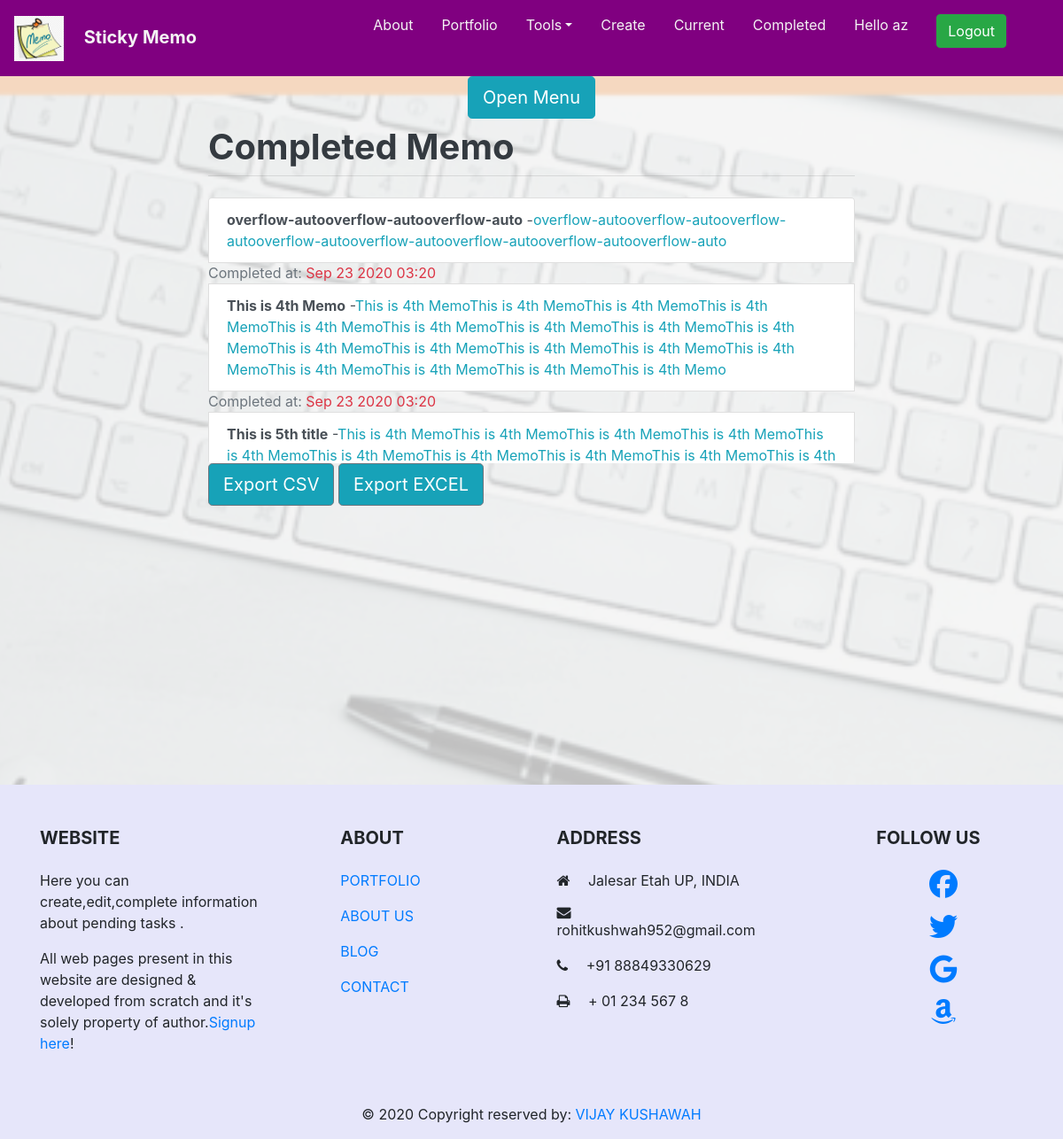
The page /completed/ (signed in) on the database its author committed.
### todo/models.py (models this page shows, shortened)
class Todo(models.Model):
    title=models.CharField(max_length=100)
    memo=models.TextField(blank=True)
    created = models.DateTimeField(auto_now_add=True)
    datecompleted = models.DateTimeField(null=True)
    important = models.BooleanField(default=False)
    user = models.ForeignKey(User,on_delete=models.CASCADE)

### todo/views.py (the view)
# urls.py: path('completed/',views.completedtodos,name='completedtodos'),
@login_required
def completedtodos(request):
    todos = Todo.objects.filter(user=request.user,datecompleted__isnull=False).order_by('-datecompleted')
    return render(request,'todo/completedtodos.html',{'todos':todos})

### todo/templates/todo/completedtodos.html
{% extends 'todo/base.html' %}
{% block content %}
<div class="overlay">
  <div class="container">
        <div class="row justify-content-center">
          <div class="col-8">
              <div class="toggle"> {% include 'todo/modelpopuptodo.html' %} </div>
            <h1 class="mt-2 text-dark font-weight-bold">Completed Memo</h1>
                      <hr class="mt-0 mb-4">
<ol class="list-group">
  {%  for todo in todos %}
  <li class="list-group-item list-group-item-action">{% if todo.important %}<span class="text-danger">{% endif %}<span class="bg-gradient-success font-weight-bold">{{todo.title}}</span>
    {% if todo.important %}</span>{% endif %}
  {% if todo.memo %}
  -<span class="text-info">{{todo.memo}}</span>
  {% endif %}
  </li>
<span class="text-secondary">Completed at:
  <span class="text-danger">{{ todo.datecompleted|date:'M j Y H:i' }}</span>
</span>
  {% endfor %}
  </ol>
  <button class="btn btn-outline-secondary btn-lg bg-info "><a target="_blank" style="text-decoration:none;color:#ffffff;" href="{% url 'exportcompledatatodo' %}">Export CSV</a></button>
  <button class="btn btn-outline-secondary btn-lg bg-info "><a target="_blank" style="text-decoration:none;color:#ffffff;" href="{% url 'exportexcelcompledatatodo' %}">Export EXCEL</a></button>
  </div></div></div></div>
{% endblock %}

### todo/templates/todo/base.html (shortened to what this page needs)
<link rel="stylesheet" href="https://stackpath.bootstrapcdn.com/bootstrap/4.5.2/css/bootstrap.min.css">
  <link rel="stylesheet" href="http://fortawesome.github.io/Font-Awesome/assets/font-awesome/css/font-awesome.css">
<link rel="stylesheet" href="https://cdnjs.cloudflare.com/ajax/libs/font-awesome/4.7.0/css/font-awesome.min.css">
 <link rel="stylesheet" href="https://stackpath.bootstrapcdn.com/bootstrap/4.1.3/css/bootstrap.min.css">
{% load static %}
 <link rel="stylesheet" type="text/css" href="{% static 'todo/css/main.css' %}">
 <nav class="navbar navbar-expand-lg  ">
 <a class="navbar-brand " href="{% url 'home' %}"><img src="{% static 'todo/logo.png' %}" height="51px">&nbsp &nbsp  <b clss="nav-link">Sticky Memo</b></a>
<div class="collapse navbar-collapse " id="navbarSupportedContent">     <ul class="nav navbar-nav mr-4">
 <li class="nav-item">
     <a class="nav-link" data-value="about" href="{% url 'abouttodo' %}">About</a>        </li>
<li class="nav-item">
    <a class="nav-link " data-value="portfolio"href="{% url 'portfoliotodo' %}">Portfolio</a>
 </li>
 <li class="nav-item dropdown">
     <a class="nav-link dropdown-toggle" data-toggle="dropdown" data-value="portfolio" href="#">Tools</a>
  </li>
 {% if user.is_authenticated %}
 <li class="nav-item">
    <a class="nav-link " data-value="blog" href="{% url 'createtodo' %}">Create</a>         </li>
<li class="nav-item">
   <a class="nav-link " data-value="team" href="{% url 'currenttodos' %}">Current</a>       </li>
<li class="nav-item">
 <a class="nav-link " data-value="contact" href="{% url 'completedtodos' %}">Completed</a>       </li>
  <li class="nav-item "><a class="nav-link " data-value="blog" href="{% url 'myprofiletodo' %}">Hello {{user.username}}</a></li>
 <li class="nav-item">
  <a class="nav-link " data-value="contact" href="{% url 'completedtodos' %}"><form  action="{% url 'logoutuser' %}" method="POST">
    <button type="submit" class="btn btn-success">Logout</button>
  </form></a>       </li>
</ul>
 {% endif %}
</div></nav>
<div class="content overflow-auto" id="content" style="background-image: url('{% static 'todo/backgroundimage.png' %}');background-attachment: fixed;
 background-size: cover;
 background-position: center;">
{% block content %}{% endblock %}
</div>
{% include 'todo/footer.html' %}

### todo/static/todo/css/main.css (style rules this page uses)
.navbar { background:#800080;position:relative; }
.content { min-height:100%;position:relative; }
.nav-link , .navbar-brand { color: #f4f4f4; cursor: pointer; }
.nav-link { margin-right: 1em !important; }
.navbar-collapse { justify-content: flex-end; }
.overlay { position: absolute; min-height: 100%; min-width: 100%; left: 0; top: 0; background: rgba(244, 244, 244, 0.79); }
.list-group { max-height: 300px; margin-bottom: 10px; overflow:scroll; -webkit-overflow-scrolling: touch; }

### rows shown on the page
Todo: title "overflow-autooverflow-autooverflow-auto", memo "overflow-autooverflow-autooverflow-autooverflow-autooverflow-autooverflow-autooverflow-autooverflow-auto", datecompleted "Sep 23 2020 03:20"
Todo: title "This is 4th Memo", memo "This is 4th MemoThis is 4th MemoThis is 4th MemoThis is 4th MemoThis is 4th MemoThis is 4th MemoThis is 4th MemoThis is 4th MemoThis is 4th MemoThis is 4th MemoThis is 4th MemoThis is 4th MemoThis is 4th MemoThis is 4th MemoThis is 4th MemoThis is 4th MemoThis is 4th MemoThis is 4th Memo", datecompleted "Sep 23 2020 03:20"
Todo: title "This is 5th title", memo "This is 4th MemoThis is 4th MemoThis is 4th MemoThis is 4th MemoThis is 4th MemoThis is 4th MemoThis is 4th MemoThis is 4th MemoThis is 4th MemoThis is 4th…"

### other values the page prints
{{ user.username }} "az"
